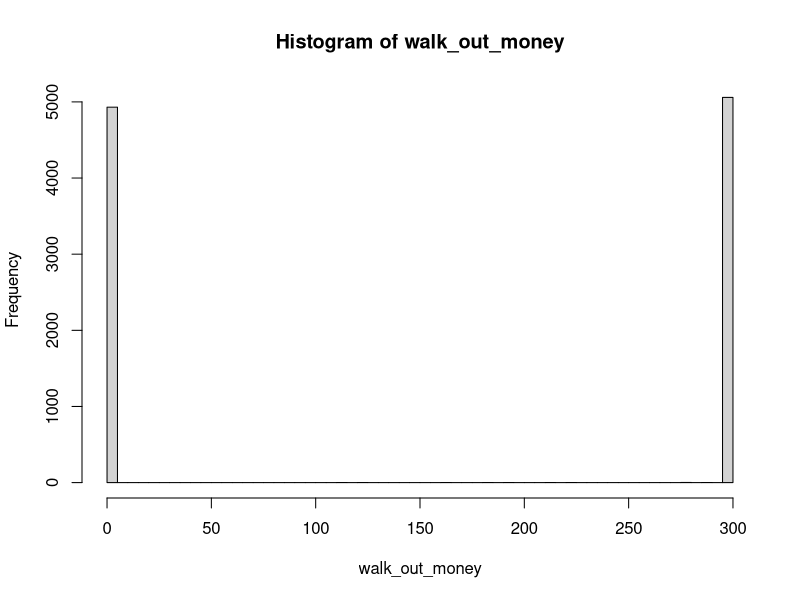
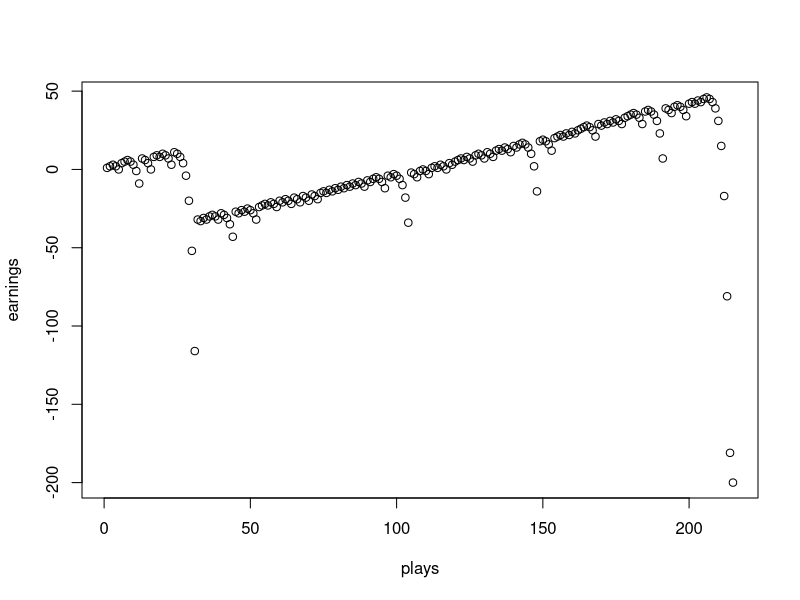

These figures' R source, in order: (Note: a time limit stopped this script after it produced the figures.)
## ---- chunk 1
knitr::opts_chunk$set(echo=TRUE, warning=FALSE, message=FALSE, cache=TRUE)
## ---- chunk 2
library(dplyr)
## ---- chunk 3
#' A single play of the Martingale strategy
#'
#' Takes a state list, spins the roulette wheel, returns the state list with updated values (for example, budget, plays, etc)
#' @param state A list with the following entries: 
#'   B              number, the budget
#'   W              number, the budget threshold for successfully stoping
#'   L              number, the maximum number of plays 
#'   M              number, the casino wager limit
#'   plays          integer, the number of plays executed
#'   previous_wager number, the wager in the previous play (0 at first play)
#'   previous_win   TRUE/FALSE, indicator if the previous play was a win (TRUE at first play)
#' @return The updated state list
one_play <- function(state){
  
    # Wager
    proposed_wager <- ifelse(state$previous_win, 1, 2*state$previous_wager)
    wager <- min(proposed_wager, state$M, state$B)
    
    # Spin of the wheel
    red <- rbinom(1,1,18/38)
    
    # Update state
    state$plays <- state$plays + 1
    state$previous_wager <- wager
    if(red){
      # WIN
      state$B <- state$B + wager
      state$previous_win <- TRUE
    }else{
      # LOSE
      state$B <- state$B - wager
      state$previous_win <- FALSE
    }
  state
}


#' Stopping rule
#'
#' Takes the state list and determines if the gambler has to stop
#' @param state A list.  See one_play
#' @return TRUE/FALSE
stop_play <- function(state){
  if(state$B <= 0) return(TRUE)
  if(state$plays >= state$L) return(TRUE)
  if(state$B >= state$W) return(TRUE)
  FALSE
}


#' Play roulette to either bankruptcy, success, or play limits
#'
#' @param B number, the starting budget
#' @param W number, the budget threshold for successfully stoping
#' @param L number, the maximum number of plays 
#' @param M number, the casino wager limit
#' @return A vector of budget values calculated after each play.
one_series <- function(
    B = 200
  , W = 300
  , L = 1000
  , M = 100
){

  # initial state
  state <- list(
    B = B
  , W = W
  , L = L
  , M = M
  , plays = 0
  , previous_wager = 0
  , previous_win = TRUE
  )
  
  # vector to store budget over series of plays
  budget <- rep(NA, L)
  
  # For loop of plays
  for(i in 1:L){
    new_state <- state %>% one_play
    budget[i] <- new_state$B
    if(new_state %>% stop_play){
      return(budget[1:i])
    }
    state <- new_state
  }
  budget    
}

# helper function
get_last <- function(x) x[length(x)] 


# Simulation
walk_out_money <- rep(NA, 10000)
for(j in seq_along(walk_out_money)){
  walk_out_money[j] <- one_series(B = 200, W = 300, L = 1000, M = 100) %>% get_last
}

# Walk out money distribution
hist(walk_out_money, breaks = 100)

# Estimated probability of walking out with extra cash
mean(walk_out_money > 200)

# Estimated earnings
mean(walk_out_money - 200)
## ---- chunk 4
#This is how I used computer simulation to calculate the average earnings of a gambler that uses this strategy. 

#simulation run for wal_out_money [one series]
example = one_series()

#total earning after play
earnings = example-200
plays = seq(1,length(earnings),1)

#scatterplot for number of plays and earnings
plot(plays, earnings)

## ---- chunk 5
# Simulation 1 for changing starting budget parameter(B)

# Assume the starting budget is $10, each round we would add $20 for simulation. The maximum budget is $290. Below are the definition and variables needed for the simulation.

maxB = 290
starting_budget = seq(10,maxB,20)
walk_out_money_final <- rep(NA, length(starting_budget))
walk_out_money <- rep(NA, 10000)

# Simulation for changing starting budget. I used for-loop to simulate each round of different starting budget which increments $20 per round.

for(incrementB in seq_along(walk_out_money_final)){
  
  for(j in seq_along(walk_out_money)){
    walk_out_money[j] <- one_series(B = starting_budget[incrementB], W = 300, L = 1000, M = 100) %>% get_last
  }
  walk_out_money_final[incrementB] = mean(walk_out_money - starting_budget[incrementB])
}
walk_out_money_final
  
# Scatterplot indicating the relationship between starting budget and the final walk out money balance
plot(starting_budget,walk_out_money_final)

## ---- chunk 6
# Simulation 2 for changing budget threshold for successfully stopping(W)

# Assume the starting budget threshold is $200, each round we would add $50 for simulation. The maximum budget threshold is $500. Below are the definition and variables needed for the simulation.

maxW = 500
budget_threshold = seq(200,maxW,50)                          
walk_out_money_final <- rep(NA, length(budget_threshold))
walk_out_money <- rep(NA, 10000)

# Simulation for changing winning budget threshold. I used for-loop to simulate each round of different budget threshold which increments $50 per round.

for(incrementB in seq_along(walk_out_money_final)){
  
  for(j in seq_along(walk_out_money)){
    walk_out_money[j] <- one_series(B = 200, W = budget_threshold[incrementB], L = 1000, M = 100) %>% get_last
  }
  walk_out_money_final[incrementB] = mean(walk_out_money - 200)
}
walk_out_money_final
  
# Scatterplot indicating the relationship between budget threshold for successfully stopping and the final walk out money balance
plot(budget_threshold,walk_out_money_final)

## ---- chunk 7
# Simulation 3 for changing maximum number of plays(L)

# Assume the starting maximum number of plays is 500, each round we would add 100 for simulation. The maximum number of play is 1200. Below are the definition and variables needed for the simulation.

maxL = 1200
number_of_plays = seq(500,maxL,100)                          
walk_out_money_final <- rep(NA, length(number_of_plays))
walk_out_money <- rep(NA, 10000)

# Simulation for changing maximum number of play. I used for-loop to simulate each round of different play number which increments 100 per round.

for(incrementB in seq_along(walk_out_money_final)){
  
  for(j in seq_along(walk_out_money)){
    walk_out_money[j] <- one_series(B = 200, W = 300, L = number_of_plays[incrementB], M = 100) %>% get_last
  }
  walk_out_money_final[incrementB] = mean(walk_out_money - 200)
}
walk_out_money_final
  
# Scatterplot indicating the relationship between maximum number of play for successfully stopping and the final walk out money balance
plot(number_of_plays,walk_out_money_final)

## ---- chunk 8
# Simulation 4 for changing Casino Wager Limit(M)

# Assume the starting casino wager limit is $300, each round we would add $50 for simulation. The maximum casino wager limit is $300. Below are the definition and variables needed for the simulation.

maxM = 300
casino_wager_limit = seq(100,maxM,50)                          
walk_out_money_final <- rep(NA, length(casino_wager_limit))
walk_out_money <- rep(NA, 10000)

# Simulation for changing casino wager limit. I used for-loop to simulate each round of different wager number which increments 100 per round.

for(incrementB in seq_along(walk_out_money_final)){
  
  for(j in seq_along(walk_out_money)){
    walk_out_money[j] <- one_series(B = 200, W = 300, L =1000, M = casino_wager_limit[incrementB]) %>% get_last
  }
  walk_out_money_final[incrementB] = mean(walk_out_money - 200)
}
walk_out_money_final
  
# Scatterplot indicating the relationship between casino wager limit and the final walk out money balance
plot(casino_wager_limit,walk_out_money_final)

## ---- chunk 9
#modify the one_series function to return the number of stop play each time when running the simulation
one_series_avg_plays <- function(
    B = 200
  , W = 300
  , L = 1000
  , M = 100
){

  # initial state
  state <- list(
    B = B
  , W = W
  , L = L
  , M = M
  , plays = 0
  , previous_wager = 0
  , previous_win = TRUE
  )
  
  # vector to store budget over series of plays
  budget <- rep(NA, L)
  
  # For loop of plays
  for(i in 1:L){
    new_state <- state %>% one_play
    budget[i] <- new_state$B
    if(new_state %>% stop_play){
      return(i)
    }
    state <- new_state
  }
  i    
}


# Simulation
walk_out_plays <- rep(NA, 10000)
for(j in seq_along(walk_out_plays)){
  walk_out_plays[j] <- one_series_avg_plays(B = 200, W = 300, L = 1000, M = 100) %>% get_last
}

# Walk out play distribution
hist(walk_out_plays, breaks = 100)

# Average number of walk_out_plays
mean(walk_out_plays)
